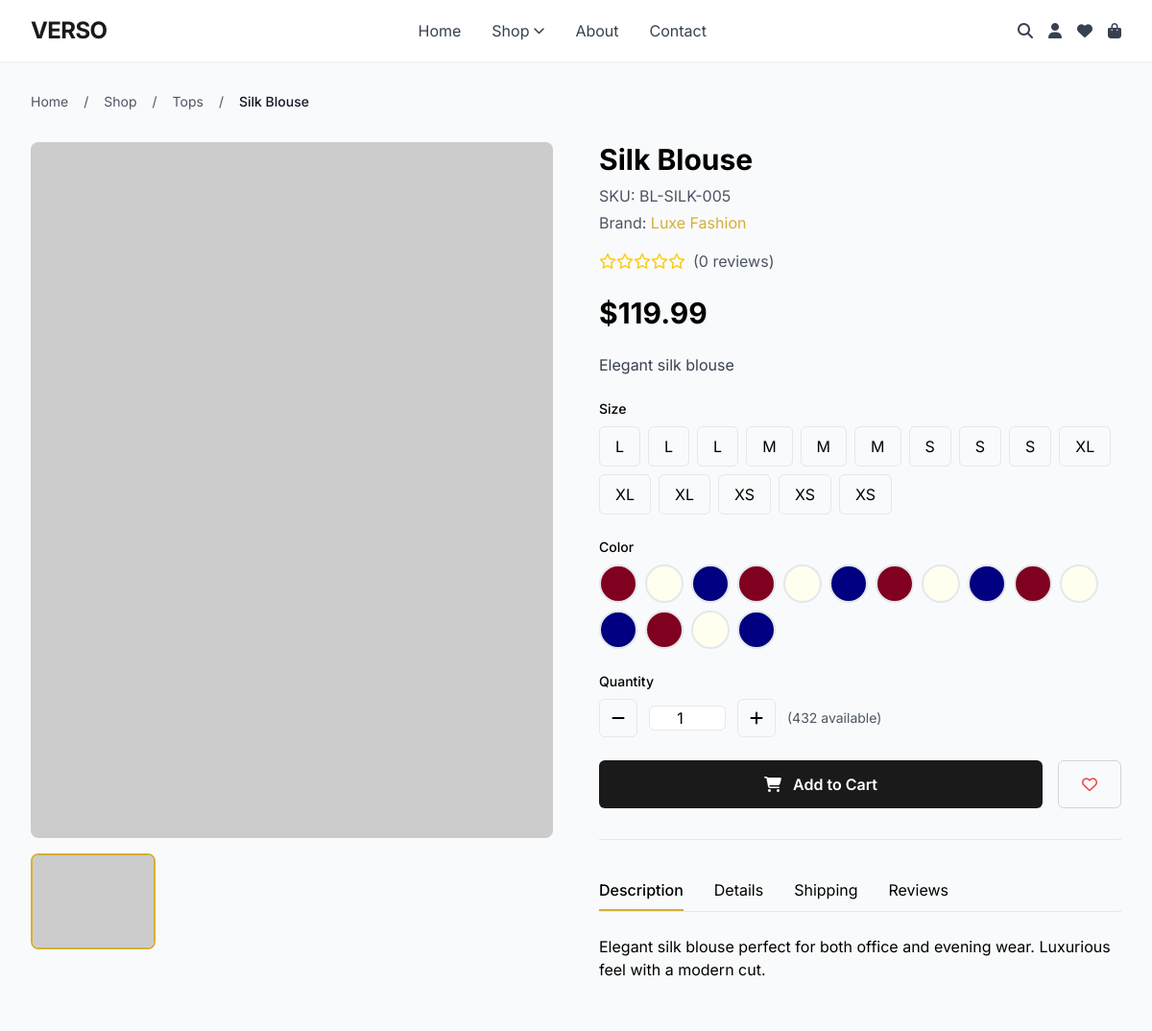
Screenshot of /products/product/silk-blouse/ with the database file from the repository.
### products/models.py (models this page shows, shortened)
class Product(models.Model):
    GENDER_CHOICES = [
        ('unisex', 'Unisex'),
        ('male', 'Male'),
        ('female', 'Female'),
        ('kids', 'Kids'),
    ]
    id = models.UUIDField(primary_key=True, default=uuid.uuid4, editable=False)
    name = models.CharField(max_length=200)
    slug = models.SlugField(max_length=200, unique=True, blank=True)
    sku = models.CharField(max_length=50, unique=True)
    description = models.TextField()
    short_description = models.TextField(max_length=500, blank=True)
    category = models.ForeignKey(Category, on_delete=models.SET_NULL, null=True, related_name='products')
    brand = models.ForeignKey(Brand, on_delete=models.SET_NULL, null=True, blank=True, related_name='products')
    gender = models.CharField(max_length=10, choices=GENDER_CHOICES, default='unisex')
    base_price = models.DecimalField(max_digits=10, decimal_places=2, validators=[MinValueValidator(0)])
    discount_percentage = models.DecimalField(
        max_digits=5, decimal_places=2, default=0,
        validators=[MinValueValidator(0), MaxValueValidator(100)]
    )
    discount_amount = models.DecimalField(max_digits=10, decimal_places=2, default=0, validators=[MinValueValidator(0)])
    total_stock = models.IntegerField(default=0, validators=[MinValueValidator(0)])
    low_stock_threshold = models.IntegerField(default=10, validators=[MinValueValidator(0)])
    features = models.JSONField(default=list, blank=True)
    care_instructions = models.TextField(blank=True)
    material = models.CharField(max_length=200, blank=True)
    meta_title = models.CharField(max_length=200, blank=True)
    meta_description = models.TextField(max_length=500, blank=True)
    meta_keywords = models.CharField(max_length=500, blank=True)
    is_active = models.BooleanField(default=True)
    is_featured = models.BooleanField(default=False)
    views_count = models.IntegerField(default=0)
    sales_count = models.IntegerField(default=0)
    rating = models.DecimalField(max_digits=3, decimal_places=2, default=0, validators=[MinValueValidator(0), MaxValueValidator(5)])
    review_count = models.IntegerField(default=0)
    created_at = models.DateTimeField(auto_now_add=True)
    updated_at = models.DateTimeField(auto_now=True)
    created_by = models.ForeignKey(User, on_delete=models.SET_NULL, null=True, related_name='products_created')
    class Meta:
        ordering = ['-created_at']
    def save(self, *args, **kwargs):
        if not self.slug:
            self.slug = slugify(self.name)
        super().save(*args, **kwargs)
    @property
    def current_price(self):
        if self.discount_percentage > 0:
            return self.base_price * (1 - self.discount_percentage / 100)
        elif self.discount_amount > 0:
            return max(self.base_price - self.discount_amount, 0)
        return self.base_price
    @property
    def is_new(self):
        from django.conf import settings
        days = getattr(settings, 'PRODUCT_NEW_DAYS', 7)
        return self.created_at >= timezone.now() - timedelta(days=days)
    @property
    def is_on_sale(self):
        return self.discount_percentage > 0 or self.discount_amount > 0
    @property
    def main_image(self):
        image = self.images.filter(is_primary=True).first()
        if not image:
            image = self.images.first()
        return image
    def get_available_sizes(self):
        return self.variants.values_list('size', flat=True).distinct()
    def get_available_colors(self):
        return self.variants.values_list('color', flat=True).distinct()

class Category(models.Model):
    id = models.UUIDField(primary_key=True, default=uuid.uuid4, editable=False)
    name = models.CharField(max_length=100, unique=True)
    slug = models.SlugField(max_length=100, unique=True, blank=True)
    description = models.TextField(blank=True)
    parent = models.ForeignKey('self', on_delete=models.CASCADE, null=True, blank=True, related_name='children')
    image = models.ImageField(upload_to='categories/', null=True, blank=True)
    is_active = models.BooleanField(default=True)
    display_order = models.IntegerField(default=0)
    created_at = models.DateTimeField(auto_now_add=True)
    updated_at = models.DateTimeField(auto_now=True)
    class Meta:
        verbose_name_plural = 'Categories'
        ordering = ['display_order', 'name']

class Brand(models.Model):
    id = models.UUIDField(primary_key=True, default=uuid.uuid4, editable=False)
    name = models.CharField(max_length=100, unique=True)
    slug = models.SlugField(max_length=100, unique=True, blank=True)
    description = models.TextField(blank=True)
    logo = models.ImageField(upload_to='brands/', null=True, blank=True)
    website = models.URLField(blank=True)
    is_active = models.BooleanField(default=True)
    created_at = models.DateTimeField(auto_now_add=True)
    class Meta:
        ordering = ['name']

class ProductVariant(models.Model):
    SIZE_CHOICES = [
        ('XS', 'Extra Small'),
        ('S', 'Small'),
        ('M', 'Medium'),
        ('L', 'Large'),
        ('XL', 'Extra Large'),
        ('XXL', '2XL'),
        ('XXXL', '3XL'),
        ('CUSTOM', 'Custom'),
    ]
    product = models.ForeignKey(Product, on_delete=models.CASCADE, related_name='variants')
    size = models.CharField(max_length=10, choices=SIZE_CHOICES)
    color = models.CharField(max_length=50)
    color_hex = models.CharField(max_length=7, blank=True, help_text="Hex color code")
    stock = models.IntegerField(default=0, validators=[MinValueValidator(0)])
    additional_price = models.DecimalField(
        max_digits=10, decimal_places=2, default=0,
        help_text="Additional price for this variant"
    )
    sku_suffix = models.CharField(max_length=20, blank=True)
    class Meta:
        unique_together = ['product', 'size', 'color']
        ordering = ['size', 'color']
    @property
    def price(self):
        """Calculate price for this variant"""
        return self.product.current_price + self.additional_price

### products/views.py (the view)
# urls.py: path('product/<slug:slug>/', views.ProductDetailView.as_view(), name='detail'),
class ProductDetailView(DetailView):
    model = Product
    template_name = 'products/detail.html'
    context_object_name = 'product'
    slug_field = 'slug'
    slug_url_kwarg = 'slug'
    def get_object(self):
        obj = super().get_object()
        obj.views_count += 1
        obj.save(update_fields=['views_count'])
        return obj
    def get_context_data(self, **kwargs):
        context = super().get_context_data(**kwargs)
        product = self.object
        context['available_sizes'] = product.get_available_sizes()
        context['available_colors'] = product.get_available_colors()
        context['variants'] = product.variants.filter(stock__gt=0)
        context['related_products'] = Product.objects.filter(
            category=product.category,
            is_active=True
        ).exclude(id=product.id)[:4]
        if self.request.user.is_authenticated:
            context['in_wishlist'] = Wishlist.objects.filter(
                user=self.request.user,
                product=product
            ).exists()
        return context

### accounts/context_processors.py (called while the page is built)
def site_info(request):
    return {
        'SITE_NAME': getattr(settings, 'SITE_NAME', 'Verso Store'),
        'SITE_DOMAIN': getattr(settings, 'SITE_DOMAIN', 'localhost:8000'),
        'MAPBOX_TOKEN': getattr(settings, 'MAPBOX_TOKEN', ''),
        'STRIPE_PUBLIC_KEY': getattr(settings, 'STRIPE_PUBLIC_KEY', ''),
    }

### orders/context_processors.py (called while the page is built)
def cart_items(request):
    cart = None
    cart_count = 0
    if request.user.is_authenticated:
        cart = Cart.objects.filter(user=request.user).first()
    elif request.session.session_key:
        cart = Cart.objects.filter(session_key=request.session.session_key).first()
    if cart:
        cart_count = cart.total_items
    return {
        'cart': cart,
        'cart_count': cart_count,
    }

### templates/products/detail.html (shortened to what this page needs)
{% extends 'base.html' %}
{% load static %}
{% block content %}
<div class="max-w-7xl mx-auto px-4 sm:px-6 lg:px-8 py-8">
    <nav class="mb-8">
        <ol class="flex items-center space-x-2 text-sm text-gray-600">
            <li><a href="{% url 'home' %}" class="hover:text-accent">Home</a></li>
            <li><span class="mx-2">/</span></li>
            <li><a href="{% url 'products:list' %}" class="hover:text-accent">Shop</a></li>
            {% if product.category %}
            <li><span class="mx-2">/</span></li>
            <li><a href="{% url 'products:category' product.category.slug %}" class="hover:text-accent">{{ product.category.name }}</a></li>
            {% endif %}
            <li><span class="mx-2">/</span></li>
            <li class="text-gray-900 font-medium">{{ product.name }}</li>
        </ol>
    </nav>
    <div class="grid grid-cols-1 lg:grid-cols-2 gap-12">
        <div>
            <div class="absolute z-10 top-4 left-4 space-y-2">
                {% if product.is_new %}
                <span class="block bg-accent text-white text-sm font-semibold px-3 py-1 rounded">NEW</span>
                {% endif %}
            </div>
            <div class="relative mb-4">
                <img id="main-image" src="{% if product.main_image %}{{ product.main_image.image.url }}{% else %}https://via.placeholder.com/600x800{% endif %}"
                     alt="{{ product.name }}" class="w-full rounded-lg">
            </div>
            <div class="grid grid-cols-4 gap-2">
                {% for image in product.images.all %}
                <button onclick="changeMainImage('{{ image.image.url }}')" class="border-2 border-transparent hover:border-accent rounded-lg overflow-hidden">
                    <img src="{{ image.image.url }}" alt="{{ image.alt_text|default:product.name }}" class="w-full h-24 object-cover">
                </button>
                {% empty %}
                <button class="border-2 border-accent rounded-lg overflow-hidden">
                    <img src="https://via.placeholder.com/150x150" alt="{{ product.name }}" class="w-full h-24 object-cover">
                </button>
                {% endfor %}
            </div>
        </div>
        <div>
            <div class="mb-4">
                <h1 class="text-3xl font-bold mb-2">{{ product.name }}</h1>
                <p class="text-gray-600 mb-1">SKU: {{ product.sku }}</p>
                {% if product.brand %}
                <p class="text-gray-600">Brand: <a href="#" class="text-accent hover:underline">{{ product.brand.name }}</a></p>
                {% endif %}
            </div>
            <div class="flex items-center mb-6">
                <div class="flex text-yellow-400 mr-2">
                    {% for i in "12345"|make_list %}
                        {% if i|add:"0" <= product.rating|floatformat:"0" %}
                            <i class="fas fa-star"></i>
                        {% else %}
                            <i class="far fa-star"></i>
                        {% endif %}
                    {% endfor %}
                </div>
                <span class="text-gray-600">({{ product.review_count }} reviews)</span>
            </div>
            <div class="mb-6">
                {% if product.is_on_sale %}
                <div class="flex items-baseline space-x-3">
                    <span class="text-3xl font-bold text-danger">${{ product.current_price|floatformat:2 }}</span>
                    <span class="text-xl text-gray-400 line-through">${{ product.base_price|floatformat:2 }}</span>
                    <span class="text-sm text-success font-semibold">You save ${{ product.savings|floatformat:2 }}</span>
                </div>
                {% else %}
                <span class="text-3xl font-bold">${{ product.base_price|floatformat:2 }}</span>
                {% endif %}
            </div>
            <p class="text-gray-700 mb-6">{{ product.short_description }}</p>
            <form method="post" action="{% url 'orders:add_to_cart' product.id %}" class="space-y-6">
                {% if available_sizes %}
                <div>
                    <label class="block text-sm font-medium mb-2">Size</label>
                    <div class="flex flex-wrap gap-2">
                        {% for size in available_sizes %}
                        <label class="cursor-pointer">
                            <span class="block px-4 py-2 border rounded-md peer-checked:bg-primary peer-checked:text-white hover:border-accent transition-colors">
                                {{ size }}
                            </span>
                        </label>
                        {% endfor %}
                    </div>
                </div>
                {% endif %}
                {% if available_colors %}
                <div>
                    <label class="block text-sm font-medium mb-2">Color</label>
                    <div class="flex flex-wrap gap-2">
                        {% for variant in variants %}
                        <label class="cursor-pointer" title="{{ variant.color }}">
                            <span class="block w-10 h-10 rounded-full border-2 peer-checked:border-accent hover:scale-110 transition-transform"
                                  style="background-color: {{ variant.color_hex|default:'#ccc' }}"></span>
                        </label>
                        {% endfor %}
                    </div>
                </div>
                {% endif %}
                <div>
                    <label class="block text-sm font-medium mb-2">Quantity</label>
                    <div class="flex items-center space-x-3">
                        <button type="button" onclick="decrementQuantity()" class="w-10 h-10 border rounded-md hover:bg-gray-100">
                            <i class="fas fa-minus"></i>
                        </button>
                        <input type="number" name="quantity" id="quantity" value="1" min="1" max="{{ product.total_stock }}"
                               class="w-20 text-center border rounded-md">
                        <button type="button" onclick="incrementQuantity()" class="w-10 h-10 border rounded-md hover:bg-gray-100">
                            <i class="fas fa-plus"></i>
                        </button>
                        <span class="text-sm text-gray-600">({{ product.total_stock }} available)</span>
                    </div>
                </div>
                <div class="flex space-x-4">
                    <button type="submit" class="flex-1 bg-primary text-white py-3 rounded-md hover:bg-accent transition-colors font-semibold">
                        <i class="fas fa-shopping-cart mr-2"></i> Add to Cart
                    </button>
                    <button type="button" onclick="addToWishlist('{{ product.id }}')"
                            class="px-6 py-3 border border-gray-300 rounded-md hover:border-accent transition-colors">
                        <i class="{% if in_wishlist %}fas{% else %}far{% endif %} fa-heart text-danger"></i>
                    </button>
                </div>
            </form>
            <div class="mt-8 border-t pt-8">
                <div class="border-b">
                    <nav class="flex space-x-8">
                        <button onclick="showTab('description')" class="tab-btn py-2 border-b-2 border-accent font-medium">Description</button>
                        <button onclick="showTab('details')" class="tab-btn py-2 border-b-2 border-transparent hover:border-gray-300">Details</button>
                        <button onclick="showTab('shipping')" class="tab-btn py-2 border-b-2 border-transparent hover:border-gray-300">Shipping</button>
                        <button onclick="showTab('reviews')" class="tab-btn py-2 border-b-2 border-transparent hover:border-gray-300">Reviews</button>
                    </nav>
                </div>
                <div id="description-tab" class="tab-content py-6">
                    <div class="prose max-w-none">
                        {{ product.description|safe }}
                    </div>
                </div>
            </div>
        </div>
    </div>
</div>
{% endblock %}

### templates/base.html (style rules this page uses)
body { font-family: 'Inter', sans-serif; }
html { scroll-behavior: smooth; }

### rows the page displays
Product: category.name "Tops", name "Silk Blouse", sku "BL-SILK-005", brand.name "Luxe Fashion", rating 0 (drawn), review_count "0", base_price "119.99", short_description "Elegant silk blouse", total_stock "432", description "Elegant silk blouse perfect for both office and evening wear. Luxurious feel with a modern cut."

### other values shown
{{ size }} "L" "L" "L" "M" "M" "M" "S" "S" "S" "XL" "XL" "XL" "XS" "XS" "XS"
